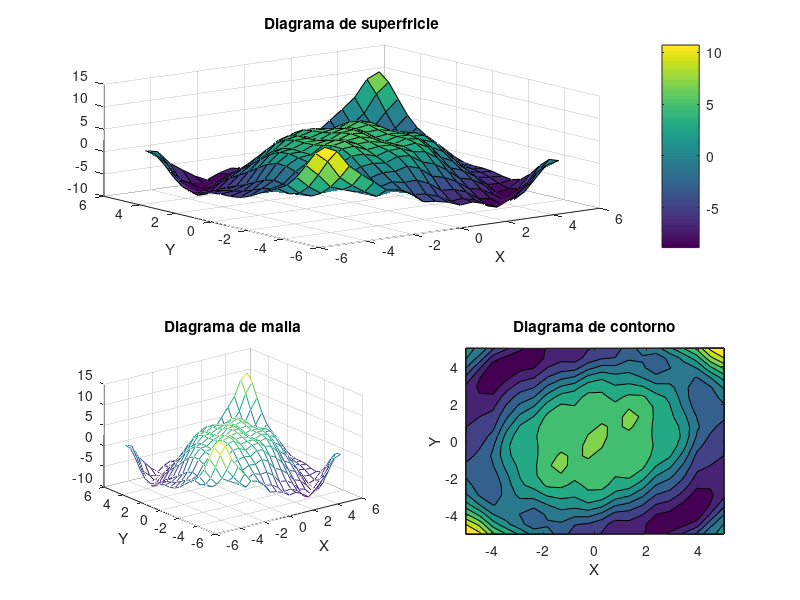

Recreate this plot in MATLAB.
%{
Ejercicio 5. Representación gráfica en 3D
Realice un script en Matlab que dibuje sobre el área −5 ≤ x, y ≤ 5 la 
superficie, la superficie en forma de malla y el contorno de la función: 

z=y*sin(pi*x/10)+5*cos((x^2+y^2)/8)+cos(x+y)*cos(3x-y)

En la misma figura dibuje en la parte superior y centrada la gráfica de 
la superficie, en la parte inferior izquierda la gráfica de la superficie 
en forma de malla y en la parte inferior derecha la gráfica del contorno. 
Además, añada la barra de color al contorno. Deben añadirse etiquetas a 
los ejes, y un título a cada gráfica.
%}

clear all
close all

% Crear rejilla uniforme de 20 valores x,y entre 5 y -5
vector_x=linspace(-5,5,20);
vector_y=linspace(-5,5,20);

[X,Y]=meshgrid(vector_x,vector_y);

% .* significa cada elemento de la matriz 
Z = Y.*sin(pi*X/10)+5*cos((X.^2+Y.^2)/8)+cos(X+Y).*cos(3*X-Y);

%% Plotting
figure('Name','Diagramas de superficie, malla y contorno','NumberTitle','off');

% Superficie
subplot(2,2,[1,2])
surf(X,Y,Z);
colorbar         % Aporta visibilidad a los plots
xlabel('X');
ylabel('Y');
title('Diagrama de superfricie');

% Malla
subplot(2,2,3)
mesh(X,Y,Z);
xlabel('X');
ylabel('Y');
title('Diagrama de malla');

% Contorno
subplot(2,2,4)
contourf(X,Y,Z);
xlabel('X');
ylabel('Y');
title('Diagrama de contorno');
